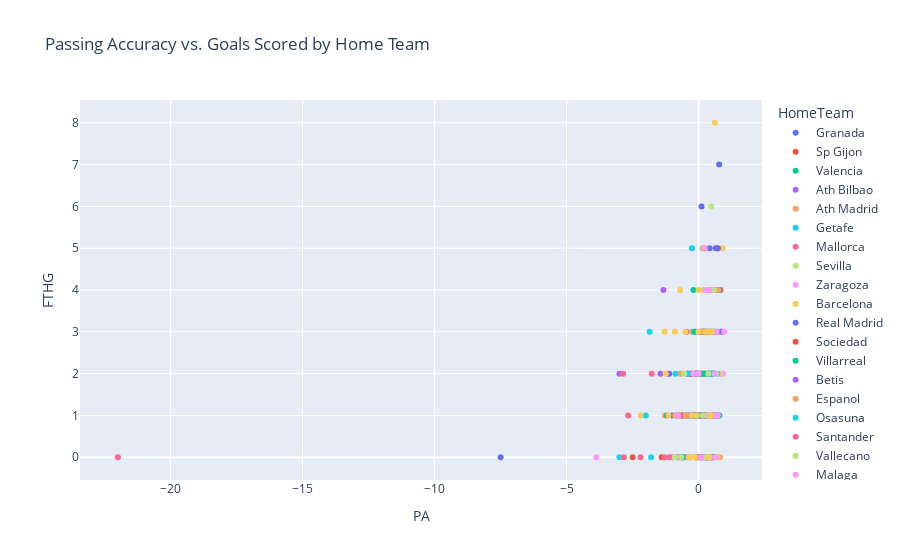

The cell this chart's notebook holds for it:
### Markdown cell above
Now, let's create a scatter plot to examine the relationship between passing accuracy and the number of goals scored by a team.

### Code cell
fig = px.scatter(df, x='PA', y='FTHG', color='HomeTeam', title='Passing Accuracy vs. Goals Scored by Home Team')
fig.show()

### Figure 1 — Plotly figure (JSON) as saved in the notebook; plotly's stock layout.template omitted (floating-point values rounded to 4 significant figures)
{"data": [{"hovertemplate": "HomeTeam=Granada<br>PA=%{x}<br>FTHG=%{y}<extra></extra>", "legendgroup": "Granada", "marker": {"color": "#636efa", "symbol": "circle"}, "mode": "markers", "name": "Granada", "orientation": "v", "showlegend": true, "type": "scatter", "x": [-0.6364, -0.75, -1, -0.1111, -7.5, 0.125, -0.6364, 0.1538, 0.2353, 0.2, 0.4375, 0.6, 0.375, 0.3846, -0.05, -1.111, 0.3636, 0.4706, -0.1667], "xaxis": "x", "y": [0, 1, 1, 0, 0, 0, 1, 2, 2, 1, 2, 4, 0, 2, 0, 2, 1, 2, 1], "yaxis": "y"}, {"hovertemplate": "HomeTeam=Sp Gijon<br>PA=%{x}<br>FTHG=%{y}<extra></extra>", "legendgroup": "Sp Gijon", "marker": {"color": "#EF553B", "symbol": "circle"}, "mode": "markers", "name": "Sp Gijon", "orientation": "v", "showlegend": true, "type": "scatter", "x": [0.6471, 0.2667, 0.5, -2.5, -0.1875, 0.3636, 0.5263, -1, -0.8333, 0.09091, -0.1818, -0.6, -0.2, 0.5, 0.2143, 0.5417, 0.375, 0.5455, -0.25], "xaxis": "x", "y": [1, 0, 0, 0, 2, 1, 2, 0, 1, 2, 1, 1, 1, 2, 1, 3, 2, 2, 2], "yaxis": "y"}, {"hovertemplate": "HomeTeam=Valencia<br>PA=%{x}<br>FTHG=%{y}<extra></extra>", "legendgroup": "Valencia", "marker": {"color": "#00cc96", "symbol": "circle"}, "mode": "markers", "name": "Valencia", "orientation": "v", "showlegend": true, "type": "scatter", "x": [0.8462, 0, -0.1111, 0.3913, 0.7273, 0.3077, 0.2143, -0.125, -0.3846, 0.4167, 0.7727, -0.1, 0.6087, 0.7857, 0.25, -0.2, 0.4286, 0.5217, 0.4706], "xaxis": "x", "y": [4, 1, 2, 1, 1, 3, 2, 2, 2, 0, 4, 1, 2, 1, 1, 4, 4, 4, 1], "yaxis": "y"}, {"hovertemplate": "HomeTeam=Ath Bilbao<br>PA=%{x}<br>FTHG=%{y}<extra></extra>", "legendgroup": "Ath Bilbao", "marker": {"color": "#ab63fa", "symbol": "circle"}, "mode": "markers", "name": "Ath Bilbao", "orientation": "v", "showlegend": true, "type": "scatter", "x": [-0.3, 0, -0.5, 0.1538, 0.2143, -3, 0.2778, 0.625, 0.4545, 0.05882, 0.2, -0.4615, -0.1429, -1, 0.08333, 0.05556, 0.1538, -0.6364, 0.3125], "xaxis": "x", "y": [1, 2, 1, 3, 3, 2, 0, 1, 2, 3, 3, 3, 2, 0, 1, 1, 1, 0, 0], "yaxis": "y"}, {"hovertemplate": "HomeTeam=Ath Madrid<br>PA=%{x}<br>FTHG=%{y}<extra></extra>", "legendgroup": "Ath Madrid", "marker": {"color": "#FFA15A", "symbol": "circle"}, "mode": "markers", "name": "Ath Madrid", "orientation": "v", "showlegend": true, "type": "scatter", "x": [0.4286, 0.7647, 0.8421, 0.4667, 0.7, 0.3333, 0.6538, 0.3333, 0.8065, 0.85, 0.2222, 0.3, 0.2857, 0.8571, -0.25, -1.273, 0.2353, -0.2308, -0.4444], "xaxis": "x", "y": [0, 4, 4, 0, 1, 3, 3, 3, 0, 3, 0, 1, 2, 2, 3, 1, 3, 1, 2], "yaxis": "y"}, {"hovertemplate": "HomeTeam=Getafe<br>PA=%{x}<br>FTHG=%{y}<extra></extra>", "legendgroup": "Getafe", "marker": {"color": "#19d3f3", "symbol": "circle"}, "mode": "markers", "name": "Getafe", "orientation": "v", "showlegend": true, "type": "scatter", "x": [-0.125, -0.2857, 0.25, -0.75, 0.5385, 0.2143, -2, 0.6316, 0.3125, -1.8, 0.4211, 0.4706, -0.4545, -0.1111, -0.4, -0.25, -0.3333, -0.2222, -3], "xaxis": "x", "y": [1, 0, 1, 0, 2, 3, 1, 1, 0, 0, 1, 1, 1, 3, 2, 5, 1, 1, 0], "yaxis": "y"}, {"hovertemplate": "HomeTeam=Mallorca<br>PA=%{x}<br>FTHG=%{y}<extra></extra>", "legendgroup": "Mallorca", "marker": {"color": "#FF6692", "symbol": "circle"}, "mode": "markers", "name": "Mallorca", "orientation": "v", "showlegend": true, "type": "scatter", "x": [0.1818, -0.3333, 0, 0.09091, 0.2941, 0.2667, -0.08333, 0.4167, 0.5, -0.75, 0.4545, 0.3571, 0.3571, -1.778, -0.8, -0.4615, 0.08333, 0.25, 0.3], "xaxis": "x", "y": [1, 0, 2, 1, 1, 0, 2, 1, 1, 1, 1, 4, 1, 2, 0, 0, 1, 1, 1], "yaxis": "y"}, {"hovertemplate": "HomeTeam=Sevilla<br>PA=%{x}<br>FTHG=%{y}<extra></extra>", "legendgroup": "Sevilla", "marker": {"color": "#B6E880", "symbol": "circle"}, "mode": "markers", "name": "Sevilla", "orientation": "v", "showlegend": true, "type": "scatter", "x": [0.6, 0.2667, -0.1667, 0.25, 0.5909, 0.5161, -0.75, 0.6, 0.1053, 0.5789, 0.2, 0.3529, 0.55, -0.4167, 0.4667, 0.5455, 0.6818, -0.25, 0.1333], "xaxis": "x", "y": [2, 1, 1, 2, 2, 1, 1, 3, 2, 0, 1, 2, 1, 0, 3, 3, 1, 1, 5], "yaxis": "y"}, {"hovertemplate": "HomeTeam=Zaragoza<br>PA=%{x}<br>FTHG=%{y}<extra></extra>", "legendgroup": "Zaragoza", "marker": {"color": "#FF97FF", "symbol": "circle"}, "mode": "markers", "name": "Zaragoza", "orientation": "v", "showlegend": true, "type": "scatter", "x": [-3.875, -0.1667, -0.125, -0.625, -0.875, 0.4615, -0.07692, -1, 0.4, 0.1, 0.2308, 0.08333, 0.4706, 0, 0, -0.25, 0.619, 0.08333, 0.931], "xaxis": "x", "y": [0, 2, 0, 2, 0, 2, 0, 0, 1, 1, 0, 2, 1, 1, 1, 1, 2, 1, 2], "yaxis": "y"}, {"hovertemplate": "HomeTeam=Barcelona<br>PA=%{x}<br>FTHG=%{y}<extra></extra>", "legendgroup": "Barcelona", "marker": {"color": "#FECB52", "symbol": "circle"}, "mode": "markers", "name": "Barcelona", "orientation": "v", "showlegend": true, "type": "scatter", "x": [0.7222, 0.6111, 0.6667, 0.8421, 0.7143, 0.8889, 0.8519, 0.1667, 0.6667, 0.375, 0.5556, 0.9062, 0.7333, 0.6667, 0.8, 0.8571, 0, 0, 0.2857], "xaxis": "x", "y": [5, 8, 5, 3, 0, 5, 4, 4, 5, 4, 2, 5, 3, 5, 2, 4, 1, 4, 4], "yaxis": "y"}, {"hovertemplate": "HomeTeam=Real Madrid<br>PA=%{x}<br>FTHG=%{y}<extra></extra>", "legendgroup": "Real Madrid", "marker": {"color": "#636efa", "symbol": "circle"}, "mode": "markers", "name": "Real Madrid", "orientation": "v", "showlegend": true, "type": "scatter", "x": [0.6154, 0.1111, 0.5455, 0.6923, 0.7778, 0.75, 0.2941, 0.6571, 0.4348, 0.4444, 0.8077, 0.6522, 0.7273, 0.7222, 0.4211, 0.4848, 0.875, 0.3333, 0.5217], "xaxis": "x", "y": [4, 6, 4, 3, 7, 4, 1, 5, 4, 3, 4, 4, 5, 1, 5, 0, 3, 3, 4], "yaxis": "y"}, {"hovertemplate": "HomeTeam=Sociedad<br>PA=%{x}<br>FTHG=%{y}<extra></extra>", "legendgroup": "Sociedad", "marker": {"color": "#EF553B", "symbol": "circle"}, "mode": "markers", "name": "Sociedad", "orientation": "v", "showlegend": true, "type": "scatter", "x": [-0.3, -0.07143, -0.06667, 0, -1.4, -0.5833, 0.1538, 0.55, 0.0625, 0.2143, -0.08333, 0.07692, 0.4615, -0.1111, 0.4, 0.2941, 0.2778, 0.1765, -0.4615], "xaxis": "x", "y": [2, 1, 1, 0, 0, 0, 3, 0, 0, 5, 2, 1, 3, 1, 4, 1, 1, 3, 1], "yaxis": "y"}, {"hovertemplate": "HomeTeam=Villarreal<br>PA=%{x}<br>FTHG=%{y}<extra></extra>", "legendgroup": "Villarreal", "marker": {"color": "#00cc96", "symbol": "circle"}, "mode": "markers", "name": "Villarreal", "orientation": "v", "showlegend": true, "type": "scatter", "x": [0.09091, 0.3077, 0.36, 0.4, 0.1818, -0.2727, 0.5789, 0, 0.4286, -0.6, -0.1667, 0.381, 0.5625, -1.2, 0.1111, 0, 0.6316, 0.55, -0.1], "xaxis": "x", "y": [2, 2, 2, 0, 2, 1, 1, 2, 3, 0, 3, 2, 1, 1, 0, 2, 1, 1, 0], "yaxis": "y"}, {"hovertemplate": "HomeTeam=Betis<br>PA=%{x}<br>FTHG=%{y}<extra></extra>", "legendgroup": "Betis", "marker": {"color": "#ab63fa", "symbol": "circle"}, "mode": "markers", "name": "Betis", "orientation": "v", "showlegend": true, "type": "scatter", "x": [0.625, -1.333, 0.6, 0.3333, 0.1, 0.45, 0.6111, 0.4211, 0.0625, 0.25, 0.64, 0.4615, -0.4286, -0.3333, 0.3889, 0.3125, 0.5, -1.444, -1.2], "xaxis": "x", "y": [1, 4, 0, 0, 0, 2, 2, 2, 1, 1, 2, 1, 2, 1, 1, 3, 1, 2, 2], "yaxis": "y"}, {"hovertemplate": "HomeTeam=Espanol<br>PA=%{x}<br>FTHG=%{y}<extra></extra>", "legendgroup": "Espanol", "marker": {"color": "#FFA15A", "symbol": "circle"}, "mode": "markers", "name": "Espanol", "orientation": "v", "showlegend": true, "type": "scatter", "x": [-0.7, 0.4375, -0.06667, 0.4706, 0.4737, 0.25, 0.5, 0.2857, 0.125, -0.1667, 0.2857, 0.5, 0.2353, 0.4667, -0.5, 0.5926, 0.75, 0.3889, -0.8889], "xaxis": "x", "y": [2, 1, 0, 1, 0, 1, 4, 1, 3, 1, 0, 1, 5, 3, 1, 2, 4, 0, 1], "yaxis": "y"}, {"hovertemplate": "HomeTeam=Osasuna<br>PA=%{x}<br>FTHG=%{y}<extra></extra>", "legendgroup": "Osasuna", "marker": {"color": "#19d3f3", "symbol": "circle"}, "mode": "markers", "name": "Osasuna", "orientation": "v", "showlegend": true, "type": "scatter", "x": [0.5238, 0.2667, -0.4, 0.625, -0.07692, 0.1, -0.875, 0.5263, -0.625, 0.25, 0.4706, -1.857, -0.06667, 0, 0.3684, 0, 0.7143, -0.1667, 0.2778], "xaxis": "x", "y": [2, 0, 2, 3, 2, 0, 2, 2, 0, 1, 0, 3, 2, 2, 0, 1, 2, 1, 1], "yaxis": "y"}, {"hovertemplate": "HomeTeam=Santander<br>PA=%{x}<br>FTHG=%{y}<extra></extra>", "legendgroup": "Santander", "marker": {"color": "#FF6692", "symbol": "circle"}, "mode": "markers", "name": "Santander", "orientation": "v", "showlegend": true, "type": "scatter", "x": [-0.375, -2.2, -0.2857, 0.3, -2.667, -0.7273, 0.25, 0.1818, 0.4286, 0.1667, 0, -2.833, 0.2105, -22, -1.111, -1.286, 0.2941, 0.1818, -2.857], "xaxis": "x", "y": [0, 0, 1, 0, 1, 1, 1, 0, 1, 1, 2, 0, 1, 0, 0, 0, 0, 0, 2], "yaxis": "y"}, {"hovertemplate": "HomeTeam=Vallecano<br>PA=%{x}<br>FTHG=%{y}<extra></extra>", "legendgroup": "Vallecano", "marker": {"color": "#B6E880", "symbol": "circle"}, "mode": "markers", "name": "Vallecano", "orientation": "v", "showlegend": true, "type": "scatter", "x": [0.65, 0.3571, -0.6667, 0.6667, 0.2308, 0.1667, 0.3158, -0.5455, -0.3333, 0.3684, 0.6154, -0.2857, 0.5909, 0.4615, 0.3158, 0.4737, 0.25, -0.9, 0.3333], "xaxis": "x", "y": [0, 1, 0, 2, 4, 1, 1, 2, 0, 2, 2, 0, 4, 3, 0, 6, 0, 0, 1], "yaxis": "y"}, {"hovertemplate": "HomeTeam=Malaga<br>PA=%{x}<br>FTHG=%{y}<extra></extra>", "legendgroup": "Malaga", "marker": {"color": "#FF97FF", "symbol": "circle"}, "mode": "markers", "name": "Malaga", "orientation": "v", "showlegend": true, "type": "scatter", "x": [0.4, 0.3846, 0.6842, 0.4286, 0.6316, -0.2, 0.6316, 0.09091, -0.7778, 0, 0.5294, 0.2222, 0.5833, 0.2667, 0.65, 0.9667, 0.4737, 0.6875, 0.7273], "xaxis": "x", "y": [4, 1, 3, 0, 2, 2, 1, 0, 1, 2, 3, 5, 1, 4, 0, 3, 1, 1, 1], "yaxis": "y"}, {"hovertemplate": "HomeTeam=Levante<br>PA=%{x}<br>FTHG=%{y}<extra></extra>", "legendgroup": "Levante", "marker": {"color": "#FECB52", "symbol": "circle"}, "mode": "markers", "name": "Levante", "orientation": "v", "showlegend": true, "type": "scatter", "x": [-0.2727, -0.5, 0.5, -0.9, 0.3846, -0.7, -1.143, -0.375, -0.1667, 0.4444, -0.07143, 0.3684, -1.286, 0.4545, 0.4, -1.25, -2.2, 0, 0.25], "xaxis": "x", "y": [1, 3, 3, 3, 0, 4, 1, 0, 0, 1, 1, 3, 3, 1, 0, 2, 1, 3, 3], "yaxis": "y"}], "layout": {"legend": {"title": {"text": "HomeTeam"}, "tracegroupgap": 0}, "title": {"text": "Passing Accuracy vs. Goals Scored by Home Team"}, "xaxis": {"anchor": "y", "domain": [0, 1], "title": {"text": "PA"}}, "yaxis": {"anchor": "x", "domain": [0, 1], "title": {"text": "FTHG"}}}}
